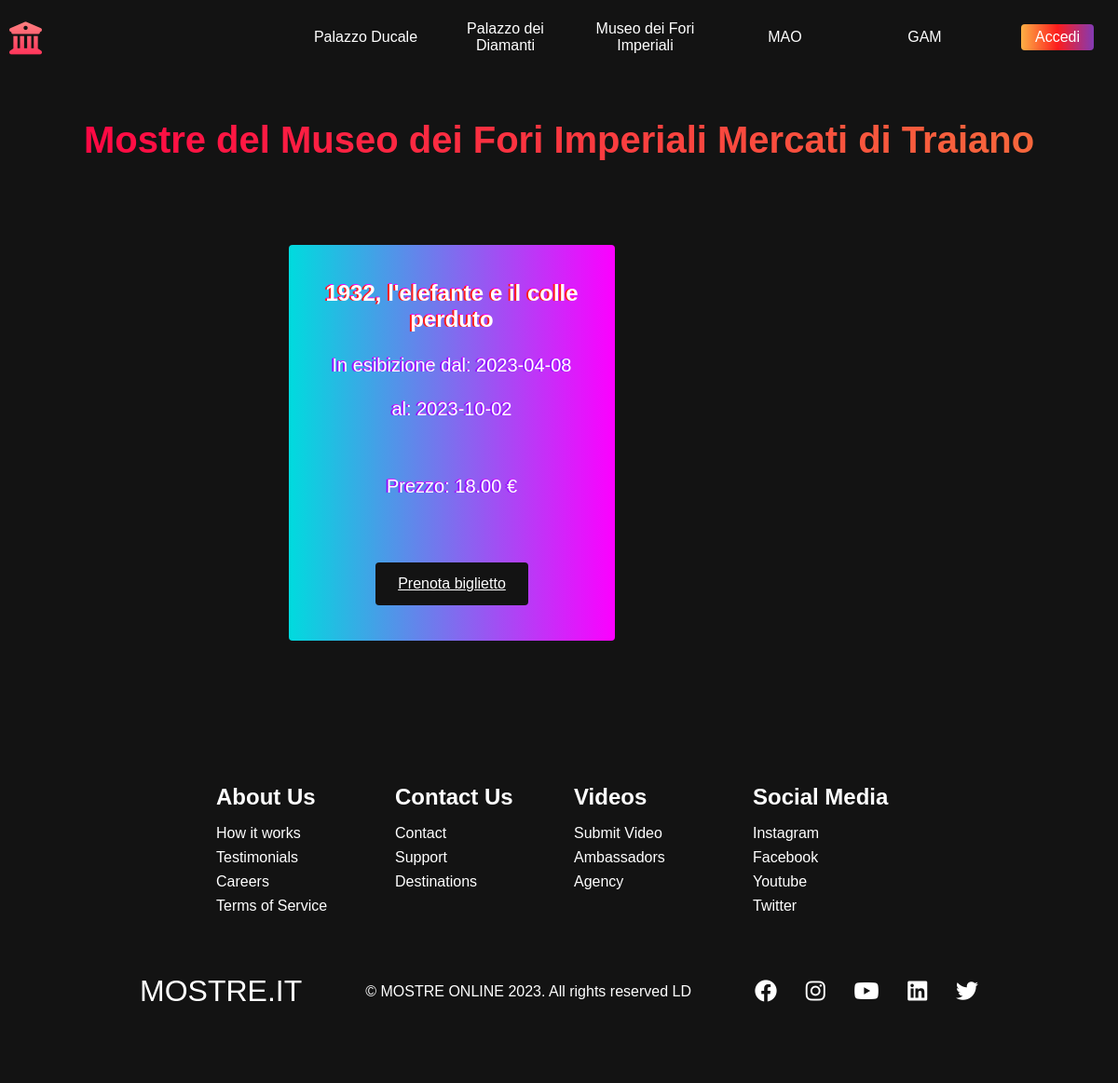
The app's page /views/mostre/mostre.php?id_sede=S002 with its own data.
### tables this page shows
CREATE TABLE
    `sedi` (
        `COD_SEDE` varchar(4) NOT NULL,
        `NOME` varchar(70) DEFAULT NULL,
        `INDIRIZZO` varchar(30) DEFAULT NULL,
        `CITTA` varchar(25) DEFAULT NULL,
        `PROVINCIA` varchar(2) DEFAULT NULL,
        `TELEFONO` varchar(14) DEFAULT NULL,
        `CAPIENZA` int(5) DEFAULT NULL
    );

CREATE TABLE
    `mostre` (
        `COD_MOSTRA` varchar(4) NOT NULL,
        `TITOLO` varchar(70) DEFAULT NULL,
        `DATA_INIZIO` date DEFAULT NULL,
        `DATA_FINE` date DEFAULT NULL,
        `PREZZO` decimal(4, 2) DEFAULT NULL,
        `COD_SEDE` varchar(4) NOT NULL
    );

### views/mostre/mostre.php (the view, shortened to what this page needs)
<?php
require "../../config.php";
$id_sede = $_GET['id_sede'];
?>
<?php require "../header.php"; ?>
<form action="" method="post">
    <?php $data = $pdo->query("SELECT m.*, s.NOME
                                    FROM mostre as m
                                    INNER JOIN sedi as s
                                    ON m.COD_SEDE = s.COD_SEDE
                                    WHERE s.COD_SEDE = '$id_sede'")->fetchAll(); ?>
    <div class="services" id="services">
        <?php $result = $pdo->query("SELECT * FROM sedi WHERE COD_SEDE = '$id_sede'")->fetchAll(); ?>
        <?php foreach ($result as $row) : ?>
            <h1>Mostre del <?php echo $row['NOME']; ?></h1>
        <?php endforeach; ?>
        <div class="services__wrapper">
            <?php foreach ($data as $row) : ?>
                <div class="services__card">
                    <h2><?php echo $row['TITOLO']; ?></h2>
                    <p>In esibizione dal: <?php echo $row['DATA_INIZIO'] ?></p>
                    <p>al: <?php echo $row['DATA_FINE'] ?></p>
                    <br>
                    <br>
                    <p>Prezzo: <?php echo $row['PREZZO'] ?> €</p>
                    <div class="services__btn"><a href="../prenotazioni/prenotazioni.php?id_mostra=<?php echo $row['COD_MOSTRA'] ?>">Prenota biglietto</a></div>
                </div>
            <?php endforeach; ?>
        </div>
    </div>
</form>
<?php include('../footer.php'); ?>

### assets/css/homepage.css (style rules this page uses)
* { box-sizing: border-box; margin: 0; padding: 0; font-family: "Kumbh Sans", sans-serif; scroll-behavior: smooth; }
.services { background: #131313; display: flex; flex-direction: column; justify-content: center; align-items: center; height: 100%; padding: 3rem 0; }
.services h1 { background-color: #ff8177; background-image: linear-gradient(to right, #ff0844 0%, #f7673c 100%); background-size: 100%; -webkit-background-clip: text; -moz-background-clip: text; -webkit-text-fill-color: transparent; -moz-text-fill-color: transparent; margin-bottom: 5rem; font-size: 2.5rem; }
.services__wrapper { display: grid; grid-template-rows: auto 1fr auto; grid-template-columns: 1fr 1fr; width: 50%; justify-items: center; }
.services__card { display: flex; flex-direction: column; justify-content: center; width: 350px; height: 425px; margin: 10px; border-radius: 4px; color: #fff; background-image: linear-gradient(to right, #00dbde 0%, #fc00ff 100%); transition: 0.3s ease-in; text-align: center; }
.services__card h2 { text-align: center; padding: 0 20px; text-shadow: -2px 0 #fd1d1d, -1px -1px #fc00ff; }
.services__card p { text-align: center; margin-top: 24px; font-size: 20px; text-shadow: -2px 0 #9114ff, -1px -1px #da22ff; }
.services__btn { display: flex; justify-content: center; margin-top: 70px; }
.services__card a { color: #fff; padding: 14px 24px; border: none; outline: none; border-radius: 4px; background: #131313; font-size: 1rem; }
@media screen and (max-width: 1300px) { .services__wrapper { grid-template-columns: 1fr 1fr; } }

### records on screen
sedi: NOME "Museo dei Fori Imperiali Mercati di Traiano"
mostre: TITOLO "1932, l'elefante e il colle perduto", DATA_INIZIO "2023-04-08", DATA_FINE "2023-10-02", PREZZO "18.00"
